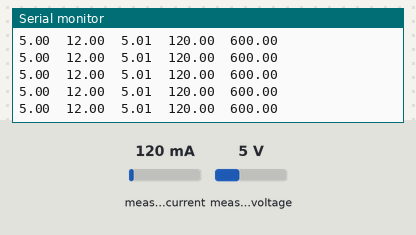
A sketch run on a simulated Arduino Leonardo, built with avr-gcc and run on an emulated ATmega32U4. Parts: the last lines printed to the serial monitor. The inputs (shaded band) are chosen by the test bench; at power-on: measured current 120 mA, measured voltage 5 V.

Above: at 1.2 s.
1.3 s: measured current set to 40 mA
At 1.36 s:
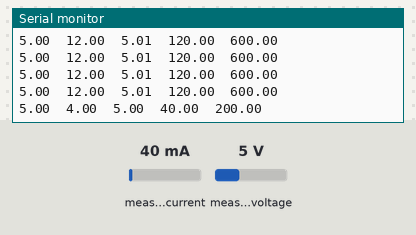
2.8 s: measured voltage set to 0.3 V
At 2.81 s:
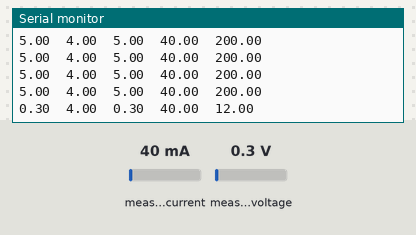
4.3 s: measured current set to 500 mA
At 4.33 s:
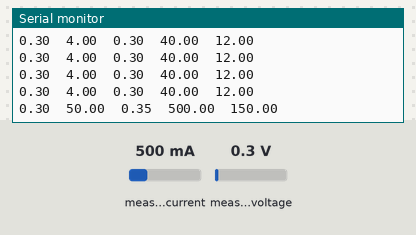
Timing chart, 0 to 7.3 s (numbered marks = the images above; inputs shaded):
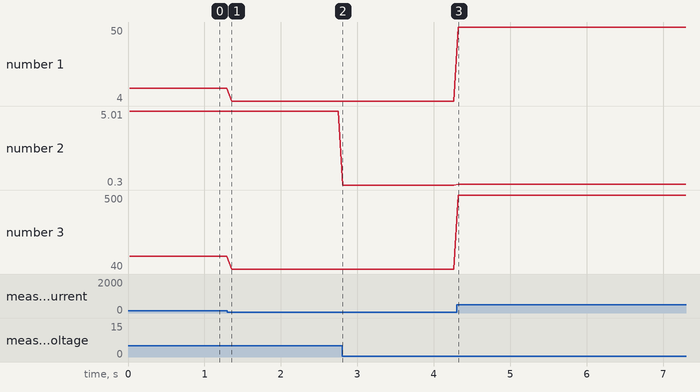

Measured:
- after the input at 1.3 s, the serial monitor: prints a new line after 0.06 s (image 1)
- after the input at 2.8 s, the serial monitor: prints a new line at once (image 2)
- after the input at 4.3 s, the serial monitor: prints a new line at once (image 3)
- plotted number 1: 12 → 4 after the input at 1.3 s, 4 → 50 after the input at 4.3 s
- plotted number 2: 5 → 0.3 after the input at 2.8 s, 0.3 → 0.35 after the input at 4.3 s
- plotted number 3: 120 → 40 after the input at 1.3 s, 40 → 500 after the input at 4.3 s

The sketch:

EnergyConsumption.ino
```cpp
// Taken from https://andreavitaletti.github.io/IoT_short_course/energy/

#include <Arduino.h>
#include <Wire.h>
#include <Adafruit_INA219.h>

Adafruit_INA219 ina219;

void setup(void)
{
  Serial.begin(115200);
  while (!Serial) {
      // will pause Zero, Leonardo, etc until serial console opens
      delay(1);
  }

  uint32_t currentFrequency;
  Serial.println("Hello!");

  // Initialize the INA219.
  // By default the initialization will use the largest range (32V, 2A).  However
  // you can call a setCalibration function to change this range (see comments).
  if (! ina219.begin()) {
    Serial.println("Failed to find INA219 chip");
    while (1) { delay(10); }
  }
  // To use a slightly lower 32V, 1A range (higher precision on amps):
  //ina219.setCalibration_32V_1A();
  // Or to use a lower 16V, 400mA range (higher precision on volts and amps):
  //ina219.setCalibration_16V_400mA();
  Serial.println("Measuring voltage and current with INA219 ...");
}

void loop(void)
{
  float shuntvoltage = 0;
  float busvoltage = 0;
  float current_mA = 0;
  float loadvoltage = 0;
  float power_mW = 0;

  shuntvoltage = ina219.getShuntVoltage_mV();
  busvoltage = ina219.getBusVoltage_V();
  current_mA = ina219.getCurrent_mA();
  power_mW = ina219.getPower_mW();
  loadvoltage = busvoltage + (shuntvoltage / 1000);

  Serial.print(busvoltage);

  Serial.print("\t");
  Serial.print(shuntvoltage);

  Serial.print("\t");
  Serial.print(loadvoltage);

  Serial.print("\t");
  Serial.print(current_mA);

  Serial.print("\t");
  Serial.println(power_mW);

  delay(50);
}
```
